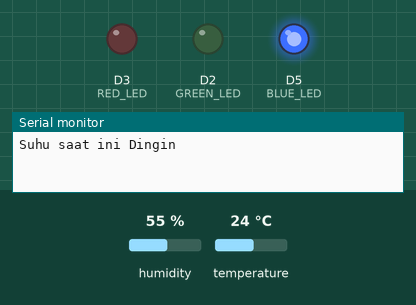
A program run on a simulated ESP8266 (NodeMCU). Parts: output pins drawn as LEDs (lit = HIGH), the last lines printed to the serial monitor. The test bench sets the inputs (shaded band); at power-on: temperature 24 °C, humidity 55 %.

Above: at 4.8 s.
4.9 s: temperature set to 27 °C
7.9 s: temperature set to 30 °C
At 9.3 s:
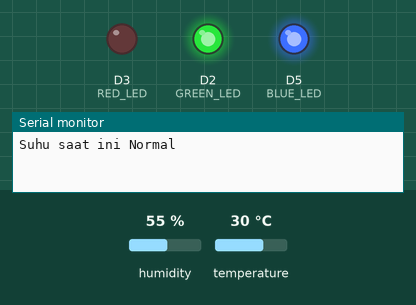
At 10.9 s:
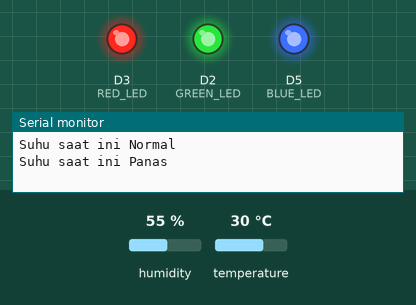
Timing chart, 0 to 12.4 s (numbered marks = the images above; inputs shaded):
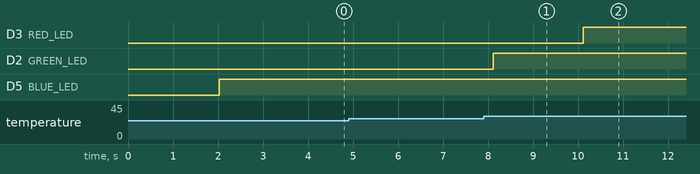

The program:

main.cpp
```cpp
 /**#include <Arduino.h>
    #include <SimpleDHT.h>

    #define pinDHT 7 // SD3 pin signal sensor DHT

    byte temperature = 0;
    byte humidity = 0;

    SimpleDHT11 dht11(D7); //instan sensor dht11

    void KelembabanSuhu()
    {
        int err = SimpleDHTErrSuccess;

        if ((err = dht11.read(&temperature, &humidity, NULL)) != SimpleDHTErrSuccess)
        {
            Serial.print("Pembacaan DHT11 gagal, err=");
            Serial.println(err);
            delay(1000);
            return;
        }

        Serial.print("Sample OK: ");
        Serial.print((int)temperature);

        Serial.print(" *C, ");
        Serial.print((int)humidity);
        Serial.println(" H");

        delay(1500);
    }

    void setup()
    {
        Serial.begin(115200);
        Serial.println("Simple DHT");
        delay(1000);
    }

    void loop()
    {
        KelembabanSuhu();
    }**/

/**#include <Arduino.h>
#include <DHT.h>

#define DHTTYPE DHT11

DHT dht(D7, DHTTYPE);

void setup() {
  Serial.begin(115200);
Serial.println("Menggunakan DHT11");
}

void loop() {
  delay(2000);
float h = dht.readHumidity();
float t = dht.readTemperature();
float f = dht.readTemperature(true);

if (isnan(h) || isnan(t) || isnan(f))
{
  Serial.println("Failed to read from DHT sensor!");
  return;
}

float hif = dht.computeHeatIndex(f, h);
float hic = dht.computeHeatIndex(t, h, false);

Serial.print(F("Humidity: "));
Serial.print(h);
Serial.print(F("%  Temperature: "));
Serial.print(t);
Serial.print(F("°C "));
Serial.print(t+273.15);
Serial.print(F("°K "));
Serial.print((4*t)/5);
Serial.print(F("°R "));
Serial.print(f);
Serial.print(F("°F  Heat index: "));
Serial.print(hic);
Serial.print(F("°C "));
Serial.print(hif);
Serial.println(F("°F"));

}**/


#include <Arduino.h>
#include <DHT.h>

#define DHTTYPE DHT11
#define RED_LED D3 //suhu panas
#define GREEN_LED D2 //suhu normal
#define BLUE_LED D5 //suhu dingin


DHT dht(D1, DHTTYPE);
void setup() {
dht.begin();
Serial.begin(115200);
pinMode(RED_LED, OUTPUT);
pinMode(GREEN_LED, OUTPUT);
pinMode(BLUE_LED, OUTPUT);
Serial.println("Menggunakan DHT11");
}

void loop() {
pinMode(RED_LED, OUTPUT);
pinMode(GREEN_LED, OUTPUT);
pinMode(BLUE_LED, OUTPUT);
delay(2000);

float h = dht.readHumidity();
float t = dht.readTemperature();
float f = dht.readTemperature(true);

if (isnan(h) || isnan(t) || isnan(f))
{
  Serial.println("Failed to read from DHT sensor!");
  return;
}

float hif = dht.computeHeatIndex(f, h);
float hic = dht.computeHeatIndex(t, h, false);

Serial.print(F("Humidity: "));
Serial.print(h);
Serial.print(F("%  Temperature: "));
Serial.print(t);
Serial.print(F("°C "));
Serial.print(t+273.15);
Serial.print(F("°K "));
Serial.print((4*t)/5);
Serial.print(F("°R "));
Serial.print(f);
Serial.print(F("°F  Heat index: "));
Serial.print(hic);
Serial.print(F("°C "));
Serial.print(hif);
Serial.println(F("°F"));

if (t <= 29){
  Serial.println("Suhu saat ini Dingin");
  digitalWrite(BLUE_LED, HIGH);
}

if (29 <= t && t <= 30){
  Serial.println("Suhu saat ini Normal");
  digitalWrite(GREEN_LED, HIGH);
  delay(2000);
}

if (t >= 29){
  Serial.println("Suhu saat ini Panas");
  digitalWrite(RED_LED, HIGH);
}

}
```

Measured:
- the behaviour switches between 28 and 29 °C on temperature (found by bisection; images 0 and 1)
- after the input at 7.9 s, D3 (RED_LED): LOW → HIGH after 2.2 s; D2 (GREEN_LED): LOW → HIGH after 0.21 s
